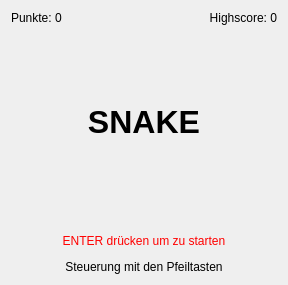
<?xml version="1.0" encoding="UTF-8"?>
<ui version="4.0">
 <class>snake</class>
 <widget class="QDialog" name="snake">
  <property name="windowModality">
   <enum>Qt::ApplicationModal</enum>
  </property>
  <property name="geometry">
   <rect>
    <x>0</x>
    <y>0</y>
    <width>288</width>
    <height>285</height>
   </rect>
  </property>
  <property name="windowTitle">
   <string>Snake</string>
  </property>
  <property name="sizeGripEnabled">
   <bool>false</bool>
  </property>
  <property name="modal">
   <bool>true</bool>
  </property>
  <layout class="QGridLayout" name="gridLayout">
   <item row="0" column="0">
    <widget class="QLabel" name="score">
     <property name="text">
      <string>Punkte: 0</string>
     </property>
    </widget>
   </item>
   <item row="0" column="1">
    <widget class="QLabel" name="highscore">
     <property name="sizePolicy">
      <sizepolicy hsizetype="Preferred" vsizetype="Preferred">
       <horstretch>0</horstretch>
       <verstretch>0</verstretch>
      </sizepolicy>
     </property>
     <property name="text">
      <string>Highscore: 0</string>
     </property>
     <property name="alignment">
      <set>Qt::AlignRight|Qt::AlignTrailing|Qt::AlignVCenter</set>
     </property>
    </widget>
   </item>
   <item row="1" column="0" colspan="2">
    <widget class="QLabel" name="label_2">
     <property name="sizePolicy">
      <sizepolicy hsizetype="Preferred" vsizetype="MinimumExpanding">
       <horstretch>0</horstretch>
       <verstretch>0</verstretch>
      </sizepolicy>
     </property>
     <property name="text">
      <string>&lt;html&gt;&lt;head/&gt;&lt;body&gt;&lt;p align=&quot;center&quot;&gt;&lt;span style=&quot; font-size:24pt; font-weight:600;&quot;&gt;SNAKE&lt;/span&gt;&lt;br/&gt;&lt;/p&gt;&lt;/body&gt;&lt;/html&gt;</string>
     </property>
     <property name="textFormat">
      <enum>Qt::RichText</enum>
     </property>
    </widget>
   </item>
   <item row="2" column="0" colspan="2">
    <widget class="QLabel" name="label">
     <property name="sizePolicy">
      <sizepolicy hsizetype="Preferred" vsizetype="Maximum">
       <horstretch>0</horstretch>
       <verstretch>0</verstretch>
      </sizepolicy>
     </property>
     <property name="text">
      <string>&lt;html&gt;&lt;head/&gt;&lt;body&gt;&lt;p align=&quot;center&quot;&gt;&lt;span style=&quot; color:#ff0000;&quot;&gt;ENTER drücken um zu starten&lt;/span&gt;&lt;/p&gt;&lt;p align=&quot;center&quot;&gt;Steuerung mit den Pfeiltasten&lt;/p&gt;&lt;/body&gt;&lt;/html&gt;</string>
     </property>
     <property name="textFormat">
      <enum>Qt::AutoText</enum>
     </property>
     <property name="alignment">
      <set>Qt::AlignCenter</set>
     </property>
     <property name="wordWrap">
      <bool>true</bool>
     </property>
    </widget>
   </item>
  </layout>
 </widget>
 <resources/>
 <connections/>
</ui>
